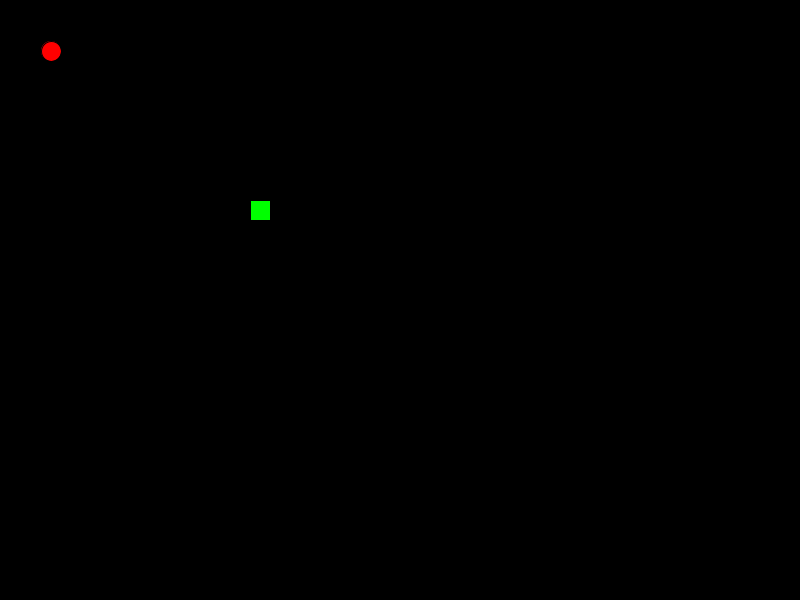
Frame 1 (no input)
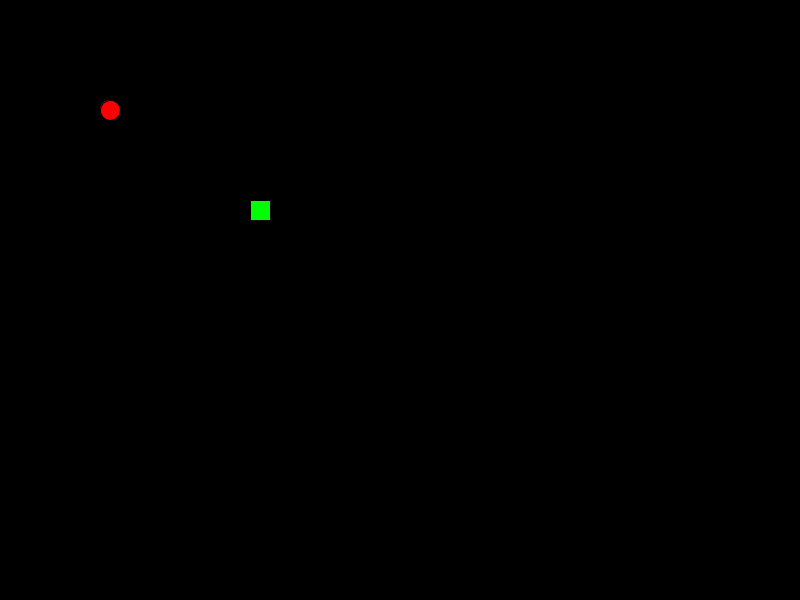
Frame 60 (the mouse pressed at the canvas centre just before this capture)
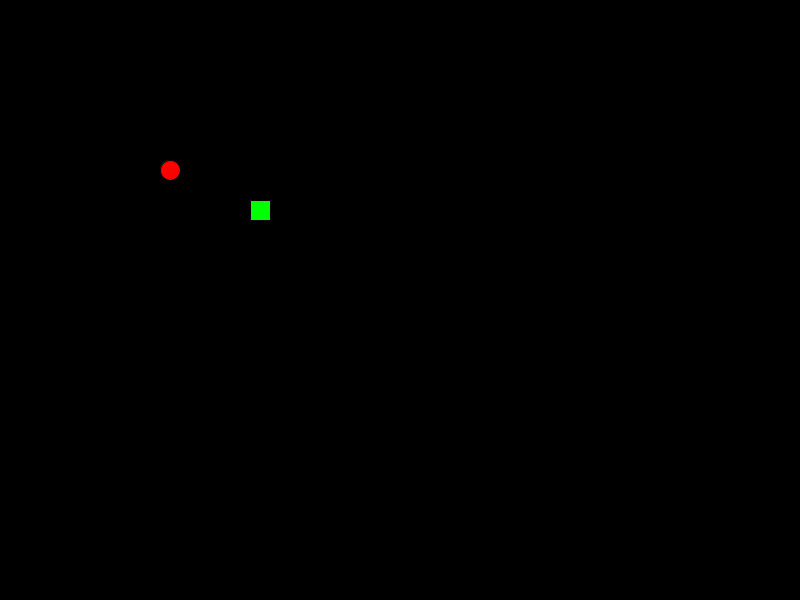
Frame 120 (the mouse held since frame 60 and released just before this capture)

The Processing sketch that drew these frames (run headless with seeded random() and noise(); from frame 60 on, the mouse is pressed at the canvas centre):

// Processing sketch: arrowKeyChase
// ── arrowKeyChase.pde
int posX = 250;
int posY = 200;

int eneX = 50;
int eneY = 50;

void setup() {
  size(800,600);
}

void keyPressed() {
  if(keyCode==LEFT)
  {
    posX = posX - 25;
  }
  if(keyCode==RIGHT)
  {
    posX = posX + 25;
  }
  if(keyCode==UP)
  {
    posY = posY - 25;
  }
  if(keyCode==DOWN)
  {
    posY = posY + 25;
  }

  if(posX < 0)
  {
    posX = 0;
  }
  if(posX > 780)
  {
    posX = 780;
  }  
  if(posY < 0)
  {
    posY = 0;
  }
  if(posY > 580)
  {
    posY = 580;
  }
}

void moveEnemy() {
  if(eneX < posX) {
    eneX = eneX + 1;
  }
  if(eneX > posX) {
    eneX = eneX - 1;
  }
  if(eneY < posY) {
    eneY = eneY + 1;
  }
  if(eneY > posY) {
    eneY = eneY - 1;
  }
}

void draw() {
  moveEnemy();
  
  background(0);
  
  fill(0,255,0);  
  rect(posX,posY,20,20);

  fill(255,0,0);  
  ellipse(eneX,eneY,20,20);  
}
